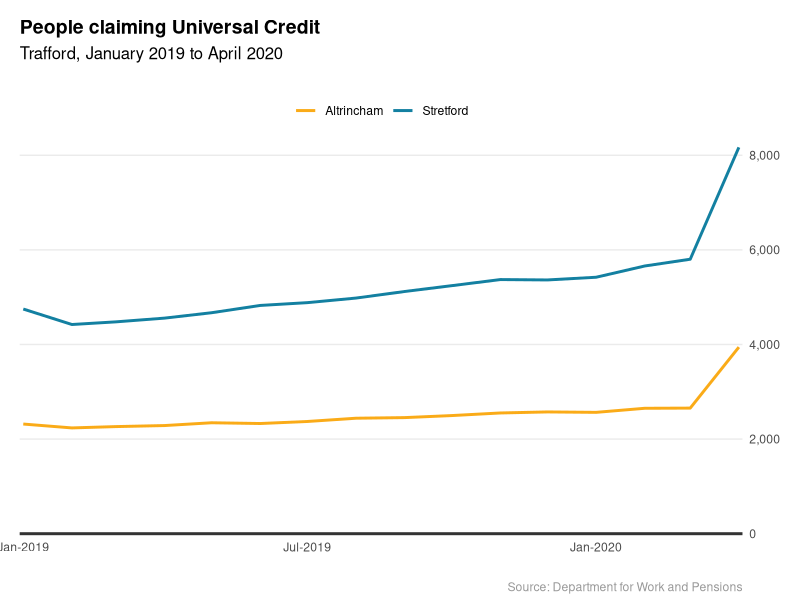
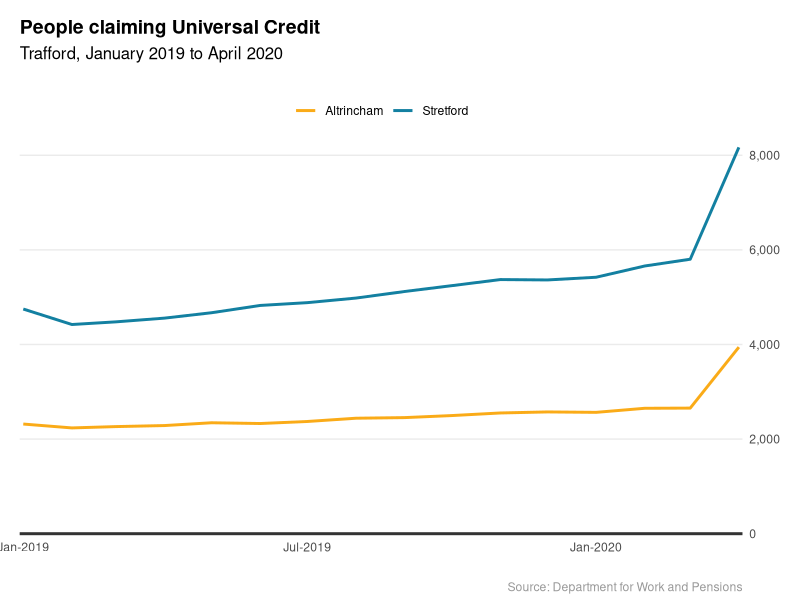

The R script that drew these images, in order:
library(tidyverse) ; library(scales)

df <- read_csv("../universal_credit.csv") %>% 
  pivot_longer(-Month, names_to = "JobcentrePlus", values_to = "n")

ggplot(df, aes(x = Month, y = n, colour = JobcentrePlus)) +
  geom_line(size = 1) +
  geom_hline(yintercept = 0, size = 1, colour="#333333") +
  scale_colour_manual(values = c("#FAAB18", "#1380A1")) +
  scale_x_date(expand = c(0.005, 0.005), date_labels = "%b-%Y") +
  scale_y_continuous(expand = c(0.005, 0.005), labels = comma, position = "right") +
  labs(x = NULL, y = NULL,
       title = "People claiming Universal Credit",
       subtitle = paste0("Trafford, ", format(min(df$Month), "%B %Y"), " to ", format(max(df$Month), "%B %Y")),
       caption = "Source: Department for Work and Pensions",
       colour = NULL) +
    theme_minimal() +
    theme(plot.margin = unit(rep(0.5, 4), "cm"),
          panel.grid.major.x = element_blank(),
          panel.grid.minor = element_blank(),
          plot.title.position = "plot",
          plot.title = element_text(size = 14, face = "bold"),
          plot.subtitle = element_text(size = 12, margin = margin(b = 20)),
          plot.caption = element_text(colour = "grey60", margin = margin(t = 20, b = -10)),
          legend.position = "top")

ggsave("universal_credit.png", width = 8, height = 6, dpi = 300)
